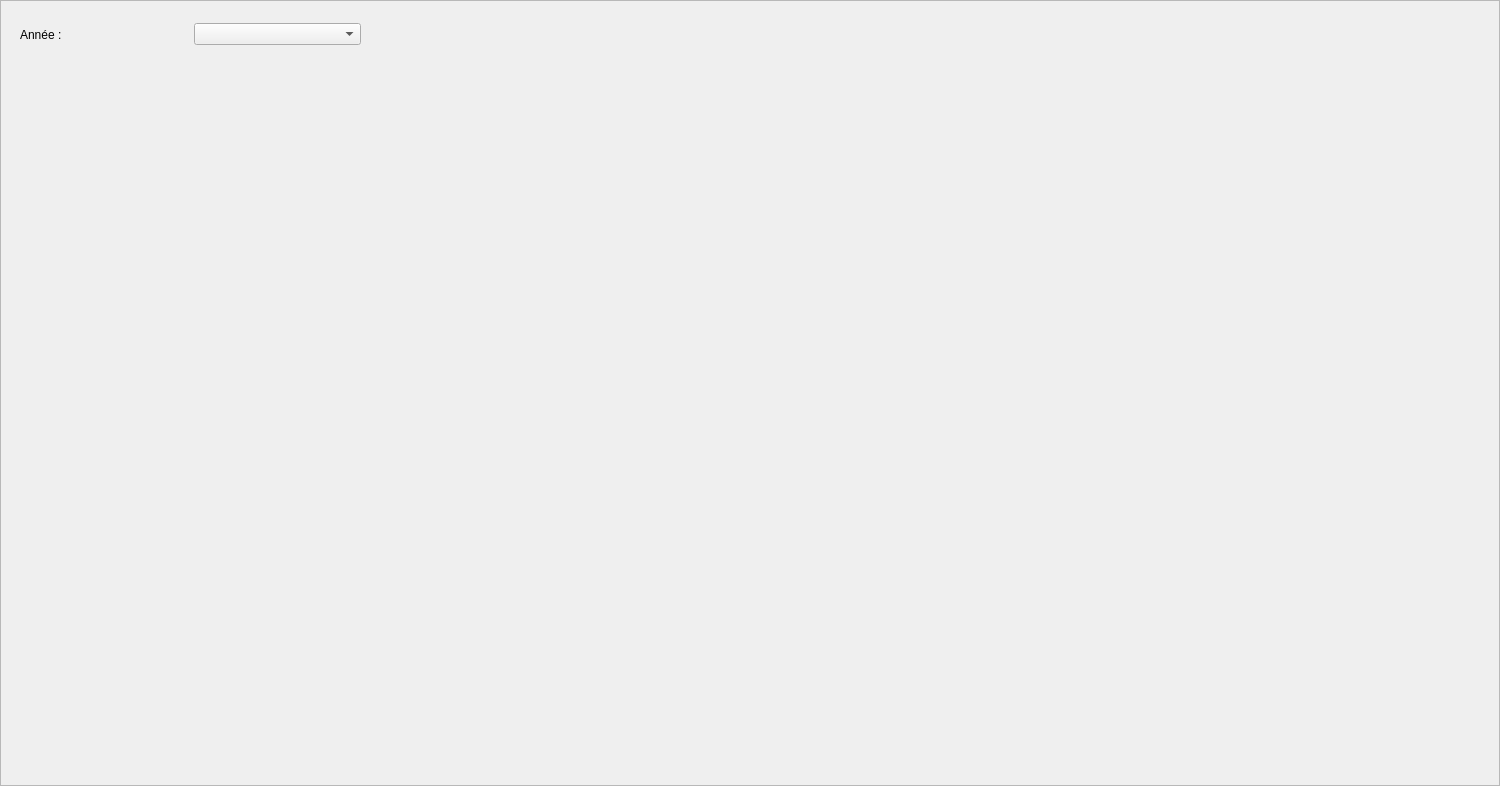
<?xml version="1.0" encoding="UTF-8"?>
<ui version="4.0">
 <class>DemandesCandidatureFrame</class>
 <widget class="QFrame" name="DemandesCandidatureFrame">
  <property name="geometry">
   <rect>
    <x>0</x>
    <y>0</y>
    <width>1500</width>
    <height>786</height>
   </rect>
  </property>
  <property name="windowTitle">
   <string>Frame</string>
  </property>
  <property name="frameShape">
   <enum>QFrame::StyledPanel</enum>
  </property>
  <property name="frameShadow">
   <enum>QFrame::Raised</enum>
  </property>
  <widget class="QWidget" name="layoutWidget">
   <property name="geometry">
    <rect>
     <x>20</x>
     <y>20</y>
     <width>341</width>
     <height>29</height>
    </rect>
   </property>
   <layout class="QHBoxLayout" name="horizontalLayout">
    <item>
     <widget class="QLabel" name="label">
      <property name="text">
       <string>Année :</string>
      </property>
     </widget>
    </item>
    <item>
     <widget class="QComboBox" name="comboBox"/>
    </item>
   </layout>
  </widget>
  <widget class="QTableView" name="table_demandes_candidature">
   <property name="geometry">
    <rect>
     <x>20</x>
     <y>70</y>
     <width>0</width>
     <height>0</height>
    </rect>
   </property>
  </widget>
 </widget>
 <resources/>
 <connections/>
</ui>
